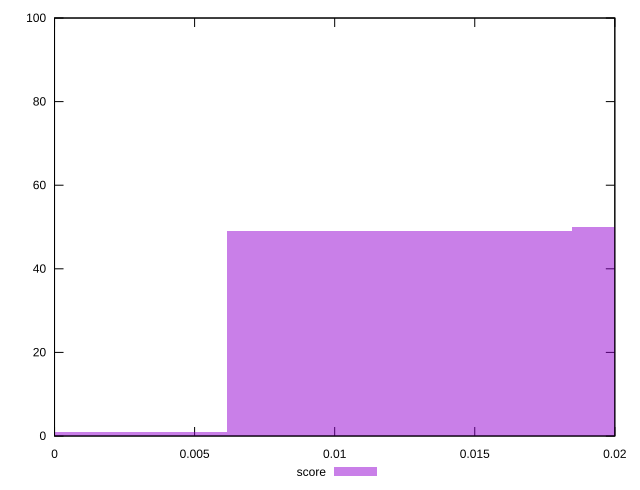

The script that saved this image:
reset

$score <<EOF
0.01230315132228975 49
0.0246063026445795 50
0 1
EOF

set key outside below
set boxwidth 0.01230315132228975
set xrange [0:0.02]
set yrange [0:100]
set trange [0:100]
set style fill transparent solid 0.5 noborder
set terminal svg size 640, 490 enhanced background rgb 'white'
set output "report_00020_2021-02-19T21:17:38.612Z2/cumulative-layout-shift/samples/pages/score/histogram.svg"

plot $score title "score" with boxes

reset
